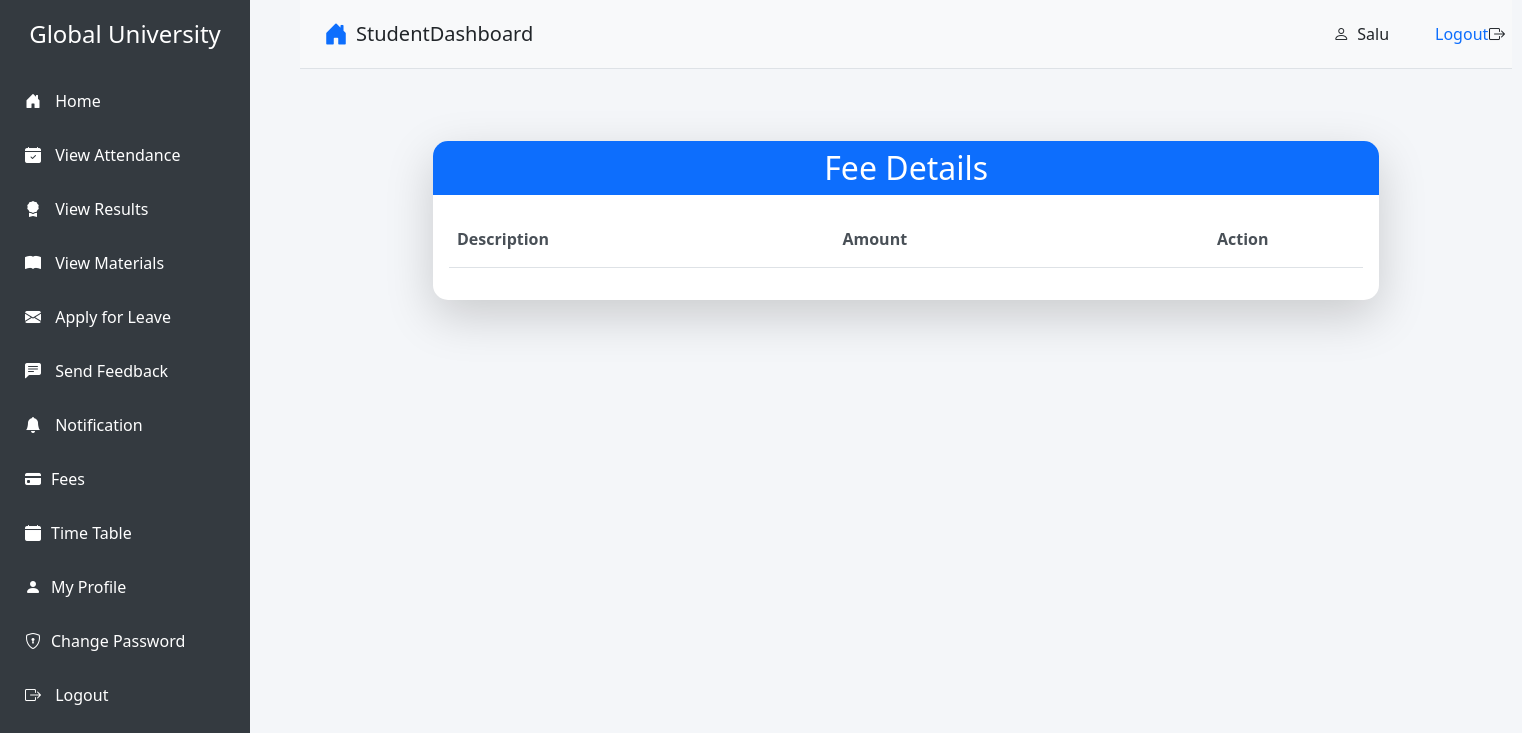
/student/fees/ (signed in), run on an earlier commit of the app's database.
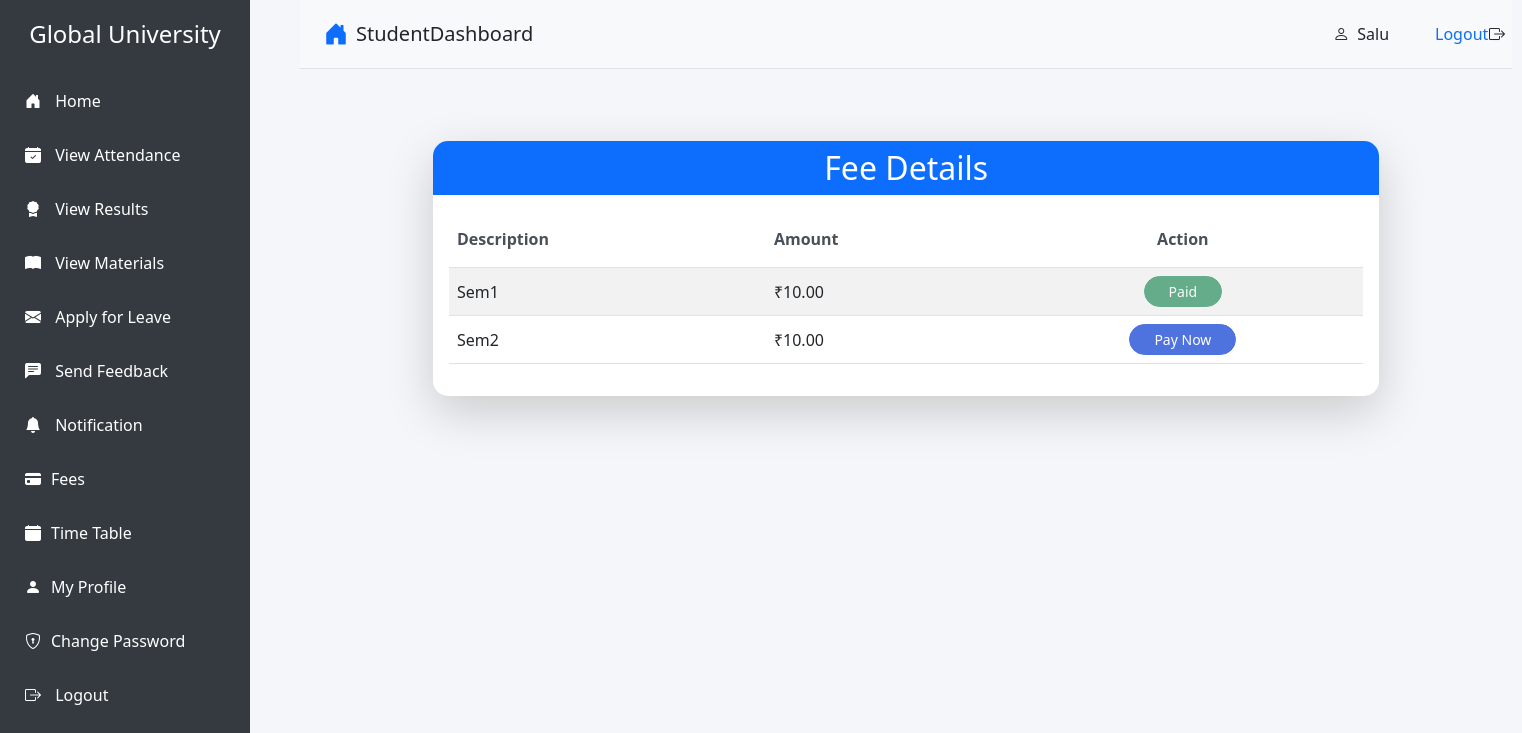
And on a later commit of the database.
### student/models.py (models this page shows, shortened)
class Fees(models.Model):
    student = models.ForeignKey('Student', on_delete=models.CASCADE)
    amount = models.DecimalField(max_digits=10, decimal_places=2)
    description = models.TextField()
    is_paid = models.BooleanField(default=False)
    razorpay_order_id = models.CharField(max_length=255, blank=True, null=True)
    payment_id = models.CharField(max_length=255, blank=True, null=True)
    created_at = models.DateTimeField(auto_now_add=True)
    updated_at = models.DateTimeField(auto_now=True)

### student/views.py (the view)
# urls.py: path('fees/', views.fee_list, name='fee_list'),
def fee_list(request):
    student = request.user.student
    fees = Fees.objects.filter(student=student)
    return render(request, 'student/fee_list.html', {'fees': fees})

### templates/student/fee_list.html (shortened to what this page needs)
{% extends 'student/base.html' %}
{% block content %}
<div class="container py-5">
    <div class="row justify-content-center">
        <div class="col-lg-10">
            <div class="card shadow-lg">
                <div class="card-header bg-primary text-white">
                    <h2 class="text-center mb-0 font-weight-bold">Fee Details</h2>
                </div>
                <div class="card-body">
                    <div class="table-responsive">
                        <table class="table table-hover table-striped">
                            <thead class="bg-light">
                                <tr>
                                    <th class="py-3">Description</th>
                                    <th class="py-3">Amount</th>
                                    <th class="py-3 text-center">Action</th>
                                </tr>
                            </thead>
                            <tbody>
                                {% for fee in fees %}
                                <tr>
                                    <td class="align-middle">{{ fee.description }}</td>
                                    <td class="align-middle font-weight-bold">₹{{ fee.amount }}</td>
                                    <td class="align-middle text-center">
                                        {% if not fee.is_paid %}
                                        <button class="btn btn-primary btn-sm px-4 rounded-pill" onclick="payNow('{{ fee.id }}')">
                                            Pay Now
                                        </button>
                                        {% else %}
                                        <button class="btn btn-success btn-sm px-4 rounded-pill" disabled>
                                            Paid
                                        </button>
                                        {% endif %}
                                    </td>
                                </tr>
                                {% endfor %}
                            </tbody>
                        </table>
                    </div>
                </div>
            </div>
        </div>
    </div>
</div>
{% endblock %}

What changed in the data, as far as the page shows it:
added Fees: description "Sem1", amount "10.00", is_paid "Paid"
added Fees: description "Sem2", amount "10.00"
